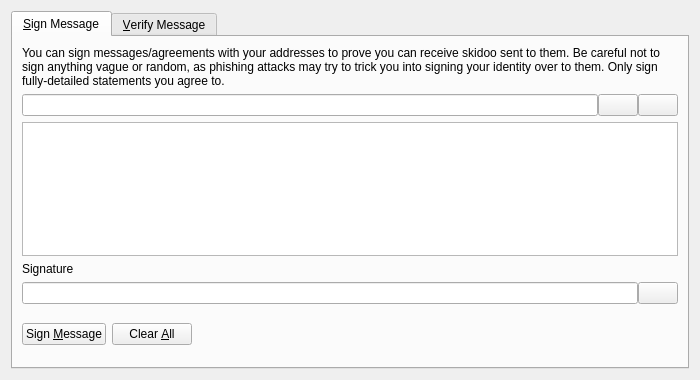
<?xml version="1.0" encoding="UTF-8"?>
<ui version="4.0">
 <class>SignVerifyMessageDialog</class>
 <widget class="QDialog" name="SignVerifyMessageDialog">
  <property name="geometry">
   <rect>
    <x>0</x>
    <y>0</y>
    <width>700</width>
    <height>380</height>
   </rect>
  </property>
  <property name="windowTitle">
   <string>Signatures - Sign / Verify a Message</string>
  </property>
  <property name="modal">
   <bool>true</bool>
  </property>
  <layout class="QVBoxLayout" name="verticalLayout">
   <item>
    <widget class="QTabWidget" name="tabWidget">
     <property name="currentIndex">
      <number>0</number>
     </property>
     <widget class="QWidget" name="tabSignMessage">
      <attribute name="title">
       <string>&amp;Sign Message</string>
      </attribute>
      <layout class="QVBoxLayout" name="verticalLayout_SM">
       <item>
        <widget class="QLabel" name="infoLabel_SM">
         <property name="text">
          <string>You can sign messages/agreements with your addresses to prove you can receive skidoo sent to them. Be careful not to sign anything vague or random, as phishing attacks may try to trick you into signing your identity over to them. Only sign fully-detailed statements you agree to.</string>
         </property>
         <property name="textFormat">
          <enum>Qt::PlainText</enum>
         </property>
         <property name="wordWrap">
          <bool>true</bool>
         </property>
        </widget>
       </item>
       <item>
        <layout class="QHBoxLayout" name="horizontalLayout_1_SM">
         <property name="spacing">
          <number>0</number>
         </property>
         <item>
          <widget class="QValidatedLineEdit" name="addressIn_SM">
           <property name="toolTip">
            <string>The Skidoo address to sign the message with</string>
           </property>
          </widget>
         </item>
         <item>
          <widget class="QPushButton" name="addressBookButton_SM">
           <property name="toolTip">
            <string>Choose previously used address</string>
           </property>
           <property name="text">
            <string/>
           </property>
           <property name="icon">
            <iconset resource="../bitcoin.qrc">
             <normaloff>:/icons/address-book</normaloff>:/icons/address-book</iconset>
           </property>
           <property name="shortcut">
            <string>Alt+A</string>
           </property>
           <property name="autoDefault">
            <bool>false</bool>
           </property>
          </widget>
         </item>
         <item>
          <widget class="QPushButton" name="pasteButton_SM">
           <property name="toolTip">
            <string>Paste address from clipboard</string>
           </property>
           <property name="text">
            <string/>
           </property>
           <property name="icon">
            <iconset resource="../bitcoin.qrc">
             <normaloff>:/icons/editpaste</normaloff>:/icons/editpaste</iconset>
           </property>
           <property name="shortcut">
            <string>Alt+P</string>
           </property>
           <property name="autoDefault">
            <bool>false</bool>
           </property>
          </widget>
         </item>
        </layout>
       </item>
       <item>
        <widget class="QPlainTextEdit" name="messageIn_SM">
         <property name="toolTip">
          <string>Enter the message you want to sign here</string>
         </property>
        </widget>
       </item>
       <item>
        <widget class="QLabel" name="signatureLabel_SM">
         <property name="text">
          <string>Signature</string>
         </property>
         <property name="textFormat">
          <enum>Qt::PlainText</enum>
         </property>
        </widget>
       </item>
       <item>
        <layout class="QHBoxLayout" name="horizontalLayout_2_SM">
         <property name="spacing">
          <number>0</number>
         </property>
         <item>
          <widget class="QLineEdit" name="signatureOut_SM">
           <property name="font">
            <font>
             <italic>true</italic>
            </font>
           </property>
           <property name="readOnly">
            <bool>true</bool>
           </property>
          </widget>
         </item>
         <item>
          <widget class="QPushButton" name="copySignatureButton_SM">
           <property name="toolTip">
            <string>Copy the current signature to the system clipboard</string>
           </property>
           <property name="text">
            <string/>
           </property>
           <property name="icon">
            <iconset resource="../bitcoin.qrc">
             <normaloff>:/icons/editcopy</normaloff>:/icons/editcopy</iconset>
           </property>
           <property name="autoDefault">
            <bool>false</bool>
           </property>
          </widget>
         </item>
        </layout>
       </item>
       <item>
        <layout class="QHBoxLayout" name="horizontalLayout_3_SM">
         <item>
          <widget class="QPushButton" name="signMessageButton_SM">
           <property name="toolTip">
            <string>Sign the message to prove you own this Skidoo address</string>
           </property>
           <property name="text">
            <string>Sign &amp;Message</string>
           </property>
           <property name="icon">
            <iconset resource="../bitcoin.qrc">
             <normaloff>:/icons/edit</normaloff>:/icons/edit</iconset>
           </property>
           <property name="autoDefault">
            <bool>false</bool>
           </property>
          </widget>
         </item>
         <item>
          <widget class="QPushButton" name="clearButton_SM">
           <property name="toolTip">
            <string>Reset all sign message fields</string>
           </property>
           <property name="text">
            <string>Clear &amp;All</string>
           </property>
           <property name="icon">
            <iconset resource="../bitcoin.qrc">
             <normaloff>:/icons/remove</normaloff>:/icons/remove</iconset>
           </property>
           <property name="autoDefault">
            <bool>false</bool>
           </property>
          </widget>
         </item>
         <item>
          <spacer name="horizontalSpacer_1_SM">
           <property name="orientation">
            <enum>Qt::Horizontal</enum>
           </property>
           <property name="sizeHint" stdset="0">
            <size>
             <width>40</width>
             <height>48</height>
            </size>
           </property>
          </spacer>
         </item>
         <item>
          <widget class="QLabel" name="statusLabel_SM">
           <property name="font">
            <font>
             <weight>75</weight>
             <bold>true</bold>
            </font>
           </property>
           <property name="text">
            <string/>
           </property>
           <property name="wordWrap">
            <bool>true</bool>
           </property>
          </widget>
         </item>
         <item>
          <spacer name="horizontalSpacer_2_SM">
           <property name="orientation">
            <enum>Qt::Horizontal</enum>
           </property>
           <property name="sizeHint" stdset="0">
            <size>
             <width>40</width>
             <height>48</height>
            </size>
           </property>
          </spacer>
         </item>
        </layout>
       </item>
      </layout>
     </widget>
     <widget class="QWidget" name="tabVerifyMessage">
      <attribute name="title">
       <string>&amp;Verify Message</string>
      </attribute>
      <layout class="QVBoxLayout" name="verticalLayout_VM">
       <item>
        <widget class="QLabel" name="infoLabel_VM">
         <property name="text">
          <string>Enter the receiver's address, message (ensure you copy line breaks, spaces, tabs, etc. exactly) and signature below to verify the message. Be careful not to read more into the signature than what is in the signed message itself, to avoid being tricked by a man-in-the-middle attack. Note that this only proves the signing party receives with the address, it cannot prove sendership of any transaction!</string>
         </property>
         <property name="textFormat">
          <enum>Qt::PlainText</enum>
         </property>
         <property name="alignment">
          <set>Qt::AlignLeading|Qt::AlignLeft|Qt::AlignTop</set>
         </property>
         <property name="wordWrap">
          <bool>true</bool>
         </property>
        </widget>
       </item>
       <item>
        <layout class="QHBoxLayout" name="horizontalLayout_1_VM">
         <property name="spacing">
          <number>0</number>
         </property>
         <item>
          <widget class="QValidatedLineEdit" name="addressIn_VM">
           <property name="toolTip">
            <string>The Skidoo address the message was signed with</string>
           </property>
          </widget>
         </item>
         <item>
          <widget class="QPushButton" name="addressBookButton_VM">
           <property name="toolTip">
            <string>Choose previously used address</string>
           </property>
           <property name="text">
            <string/>
           </property>
           <property name="icon">
            <iconset resource="../bitcoin.qrc">
             <normaloff>:/icons/address-book</normaloff>:/icons/address-book</iconset>
           </property>
           <property name="shortcut">
            <string>Alt+A</string>
           </property>
           <property name="autoDefault">
            <bool>false</bool>
           </property>
          </widget>
         </item>
        </layout>
       </item>
       <item>
        <widget class="QPlainTextEdit" name="messageIn_VM"/>
       </item>
       <item>
        <widget class="QValidatedLineEdit" name="signatureIn_VM"/>
       </item>
       <item>
        <layout class="QHBoxLayout" name="horizontalLayout_2_VM">
         <item>
          <widget class="QPushButton" name="verifyMessageButton_VM">
           <property name="toolTip">
            <string>Verify the message to ensure it was signed with the specified Skidoo address</string>
           </property>
           <property name="text">
            <string>Verify &amp;Message</string>
           </property>
           <property name="icon">
            <iconset resource="../bitcoin.qrc">
             <normaloff>:/icons/transaction_0</normaloff>:/icons/transaction_0</iconset>
           </property>
           <property name="autoDefault">
            <bool>false</bool>
           </property>
          </widget>
         </item>
         <item>
          <widget class="QPushButton" name="clearButton_VM">
           <property name="toolTip">
            <string>Reset all verify message fields</string>
           </property>
           <property name="text">
            <string>Clear &amp;All</string>
           </property>
           <property name="icon">
            <iconset resource="../bitcoin.qrc">
             <normaloff>:/icons/remove</normaloff>:/icons/remove</iconset>
           </property>
           <property name="autoDefault">
            <bool>false</bool>
           </property>
          </widget>
         </item>
         <item>
          <spacer name="horizontalSpacer_1_VM">
           <property name="orientation">
            <enum>Qt::Horizontal</enum>
           </property>
           <property name="sizeHint" stdset="0">
            <size>
             <width>40</width>
             <height>48</height>
            </size>
           </property>
          </spacer>
         </item>
         <item>
          <widget class="QLabel" name="statusLabel_VM">
           <property name="font">
            <font>
             <weight>75</weight>
             <bold>true</bold>
            </font>
           </property>
           <property name="text">
            <string/>
           </property>
           <property name="wordWrap">
            <bool>true</bool>
           </property>
          </widget>
         </item>
         <item>
          <spacer name="horizontalSpacer_2_VM">
           <property name="orientation">
            <enum>Qt::Horizontal</enum>
           </property>
           <property name="sizeHint" stdset="0">
            <size>
             <width>40</width>
             <height>48</height>
            </size>
           </property>
          </spacer>
         </item>
        </layout>
       </item>
      </layout>
     </widget>
    </widget>
   </item>
  </layout>
 </widget>
 <customwidgets>
  <customwidget>
   <class>QValidatedLineEdit</class>
   <extends>QLineEdit</extends>
   <header>qvalidatedlineedit.h</header>
  </customwidget>
 </customwidgets>
 <resources>
  <include location="../bitcoin.qrc"/>
 </resources>
 <connections/>
</ui>
